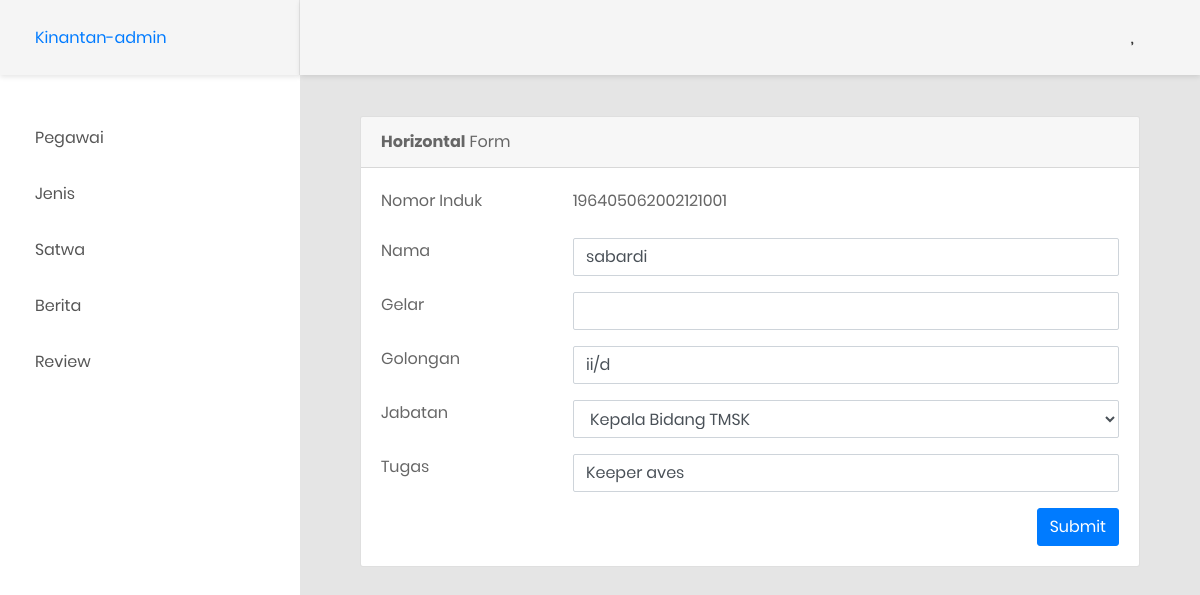
Screenshot of /admin/main.php?page=editpegawai&id=196405062002121001 with the database file from the repository.
### tables this page shows
CREATE TABLE `pegawai` (
  `pegawainomorinduk` bigint(20) NOT NULL,
  `pegawainama` varchar(24) DEFAULT NULL,
  `pegawaigelar` varchar(10) DEFAULT NULL,
  `pegawaipassword` varchar(32) DEFAULT NULL,
  `pegawaigolongan` varchar(5) DEFAULT NULL,
  `jabatanid` int(11) DEFAULT NULL,
  `pegawaitugas` varchar(50) DEFAULT NULL
);

### admin/page/editpegawai.php (the view, shortened to what this page needs)
<?php
$nip=$_GET['id'];
$query="SELECT * from pegawai where pegawainomorinduk=$nip";
$res=mysqli_query($conn, $query);
while($hasil=mysqli_fetch_array($res)){
?>
<div class="col-lg-12">
    <div class="card">
        <div class="card-header">
            <strong>Horizontal</strong> Form
        </div>
        <div class="card-body card-block">
            <form action="php/action.php" method="post" class="form-horizontal">
                <div class="row form-group">
                    <div class="col col-md-3">
                        <label for="nip" class=" form-control-label">Nomor Induk</label>
                    </div>
                    <div class="col-12 col-md-9">
                        <?=$hasil['pegawainomorinduk']?>
                    </div>
                </div>
                <div class="row form-group">
                    <div class="col col-md-3">
                        <label for="nama" class=" form-control-label">Nama</label>
                    </div>
                    <div class="col-12 col-md-9">
                        <input type="text" id="nama" name="nama" class="form-control" value="<?=$hasil['pegawainama']?>" required>
                    </div>
                </div>
                <div class="row form-group">
                    <div class="col col-md-3">
                        <label for="gelar" class=" form-control-label">Gelar</label>
                    </div>
                    <div class="col-12 col-md-9">
                        <input type="text" id="gelar" name="gelar" class="form-control" value="<?=$hasil['pegawaigelar']?>">
                    </div>
                </div>
                <div class="row form-group">
                    <div class="col col-md-3">
                        <label for="golongan" class=" form-control-label">Golongan</label>
                    </div>
                    <div class="col-12 col-md-9">
                        <input type="text" id="golongan" name="golongan" class="form-control" value="<?=$hasil['pegawaigolongan']?>" required>
                    </div>
                </div>
                <div class="row form-group">
                    <div class="col col-md-3">
                        <label for="jabatan" class=" form-control-label">Jabatan</label>
                    </div>
                    <div class="col-12 col-md-9">
                        <select name="jabatan" id="jabatan" class="form-control">
                        <?php
                        $query="SELECT * from jabatan order by jabatanid";
                        $res=mysqli_query($conn,$query);
                        while($i=mysqli_fetch_array($res)){?>
                            <option value="<?=$i['jabatanid']?>"><?=ucwords($i['jabatannama'])?></option>
                        <?php }?>
                        </select>
                    </div>
                </div>
                <div class="row form-group">
                    <div class="col col-md-3">
                        <label for="tugas" class=" form-control-label">Tugas</label>
                    </div>
                    <div class="col-12 col-md-9">
                        <input type="text" id="tugas" name="tugas" class="form-control" value="<?=$hasil['pegawaitugas']?>" required>
                    </div>
                </div>
                <input type="submit" name="editpegawai" class="btn btn-primary" style="float:right" label="Ok">
            </form>
        </div>
    </div>
</div>
<?}?>

### rows the page displays
pegawai: pegawainomorinduk "196405062002121001", nama "sabardi", golongan "ii/d", tugas "Keeper aves"

### other values shown
form field jabatan "Kepala Bidang TMSK"
